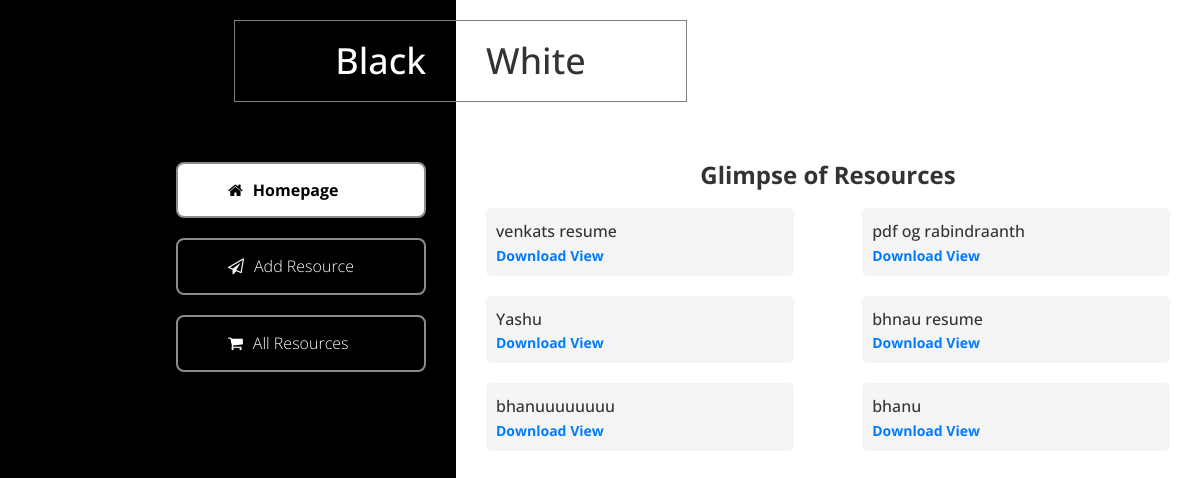
The app's page /, older data.
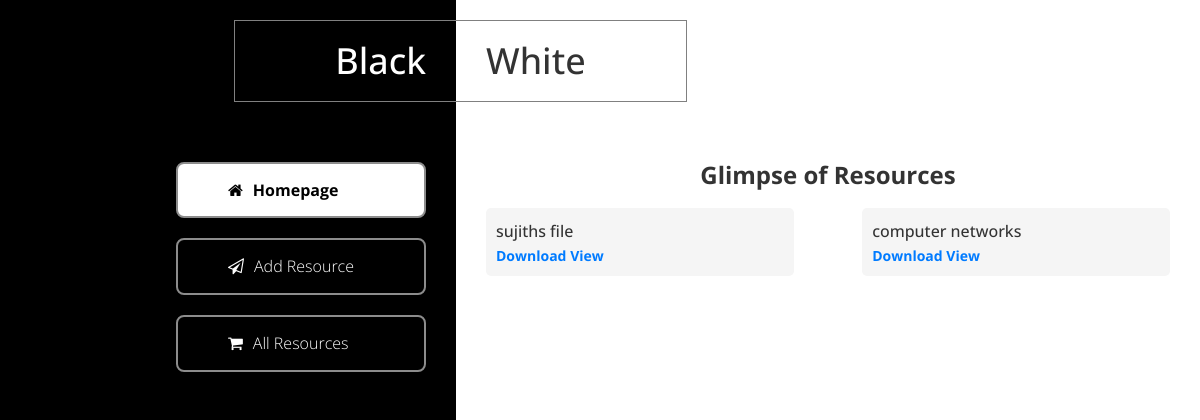
The same page, newer data.
### webApp/models.py (models this page shows)
class resource(models.Model):
    desc = models.TextField()
    img = models.FileField(upload_to='pics')

### webApp/views.py (the view)
# urls.py: 2. Add a URL to urlpatterns:  path('', views.home, name='home')
def home(request):
    reso = resource.objects.all()
    k = 0
    dic = []
    for i in reso:
        temp = dict()
        temp['id'] = str(k)
        temp['desc'] = i.desc
        temp['file'] = str(i.img)
        dic.append(temp)
        k += 1
    random.shuffle(dic)
    dic = dic[:6]
    return render(request, 'index.html', {'dic' : dic})

### templates/index.html (shortened to what this page needs)
{% load static %}
<!DOCTYPE html>
<html lang="en">
<head>
    <link href="{% static 'css/bootstrap.min.css' %}" rel="stylesheet" type="text/css">
    <link href="{% static 'css/font-awesome.min.css' %}" rel="stylesheet" type="text/css">
    <link href="{% static 'css/templatemo_style.css' %}" rel="stylesheet" type="text/css">
</head>
<body>
    <div class="templatemo-container">
        <div class="col-lg-6 col-md-6 col-sm-6 col-xs-12 black-bg left-container">
            <h1 class="logo-left hidden-xs margin-bottom-60">Black</h1>
            <div class="tm-left-inner-container">
                <ul class="nav nav-stacked templatemo-nav">
                    <li><a href="/" class="active"><i class="fa fa-home fa-medium"></i>Homepage</a></li>
                    <li><a href="/services/"><i class="fa fa-send-o fa-medium"></i>Add Resource</a></li>
                    <li><a href="/display/" ><i class="fa fa-shopping-cart fa-medium"></i>All Resources</a></li>
                </ul>
            </div>
        </div>
        <div class="col-lg-6 col-md-6 col-sm-6 col-xs-12 white-bg right-container">
            <h1 class="logo-right hidden-xs margin-bottom-60">White</h1>
            <div class="tm-right-inner-container">
                <h1 class="templatemo-header"> <b>Glimpse of Resources</b> </h1>
                <div class="file-container">
                    {% for i in dic %}
                    <div class="file-item">
                        <h6 class="file-description">{{ i.desc }}</h6>
                        <a class="file-link" href="/media/{{ i.file }}" download="{{ i.file }}">Download</a>
                        <a class="file-link" href="/media/{{ i.file }}" target="_blank">View</a>
                    </div>
                    {% endfor %}
                </div>
            </div>
        </div>
    </div>
</body>
</html>

Row changes from the older to the newer data that the page shows:
removed resource: desc "venkats resume"
removed resource: desc "pdf og rabindraanth"
removed resource: desc "Yashu"
removed resource: desc "bhnau resume"
removed resource: desc "bhanuuuuuuuu"
removed resource: desc "bhanu"
added resource: desc "sujiths file"
added resource: desc "computer networks"
Text that changed along with them:
new list line: "Download View"
list line gone: "Download View"
